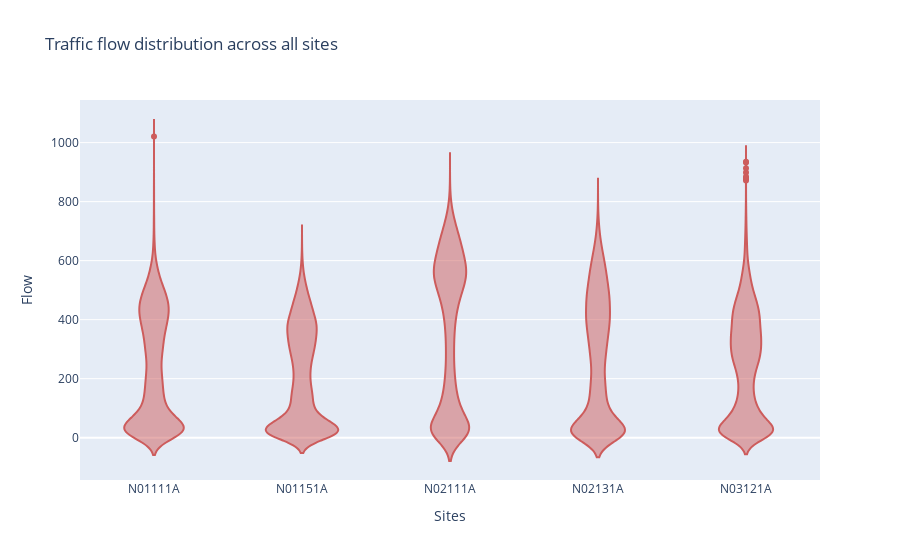

Notebook source saved alongside this figure:
### Code cell
site_fig = go.Figure(data=go.Violin(x=merged_data['site'].astype(dtype=str), 
                                    y=merged_data['flow'],
                                    marker_color='indianred'))

site_fig.update_layout({"title": 'Traffic flow distribution across all sites',
                        "xaxis": {"title":"Sites"},
                        "yaxis": {"title":"Flow"},
                        "showlegend": False})
site_fig.show()

### Figure 1 — Plotly figure (JSON) as saved in the notebook; plotly's stock layout.template omitted (floating-point values rounded to 4 significant figures; data arrays with more than 128 entries replaced by an {"elided": "..."} marker saying what was removed)
{"data": [{"marker": {"color": "indianred"}, "type": "violin", "x": {"elided": "69585 str values"}, "y": {"elided": "69585 int values"}}], "layout": {"showlegend": false, "title": {"text": "Traffic flow distribution across all sites"}, "xaxis": {"title": {"text": "Sites"}}, "yaxis": {"title": {"text": "Flow"}}}}
